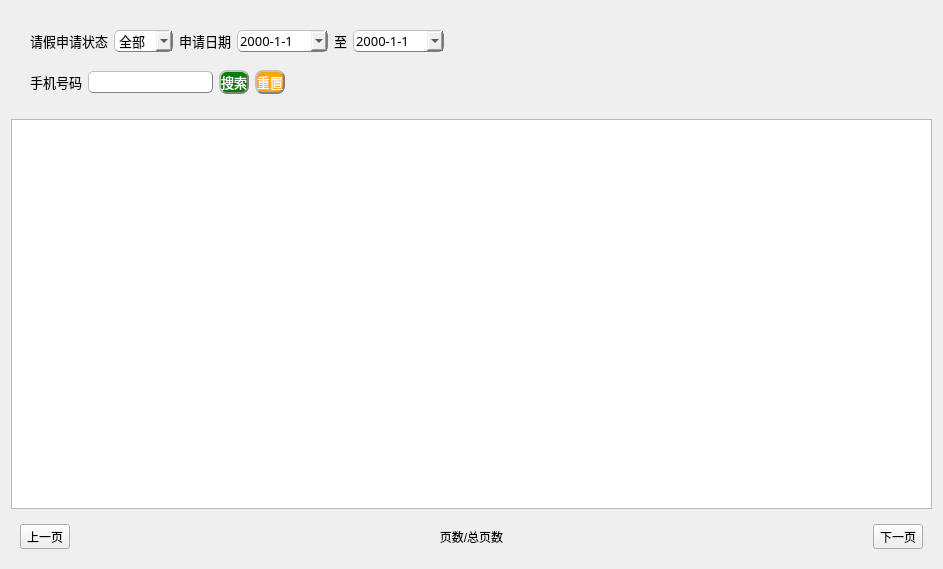
<?xml version="1.0" encoding="UTF-8"?>
<ui version="4.0">
 <class>Form</class>
 <widget class="QWidget" name="Form">
  <property name="geometry">
   <rect>
    <x>0</x>
    <y>0</y>
    <width>943</width>
    <height>569</height>
   </rect>
  </property>
  <property name="windowTitle">
   <string>Form</string>
  </property>
  <layout class="QGridLayout" name="gridLayout_3">
   <item row="0" column="0">
    <layout class="QVBoxLayout" name="verticalLayout">
     <property name="spacing">
      <number>0</number>
     </property>
     <property name="leftMargin">
      <number>10</number>
     </property>
     <property name="topMargin">
      <number>10</number>
     </property>
     <property name="rightMargin">
      <number>10</number>
     </property>
     <property name="bottomMargin">
      <number>10</number>
     </property>
     <item>
      <widget class="QWidget" name="widget" native="true">
       <property name="sizePolicy">
        <sizepolicy hsizetype="Fixed" vsizetype="Fixed">
         <horstretch>0</horstretch>
         <verstretch>0</verstretch>
        </sizepolicy>
       </property>
       <property name="font">
        <font>
         <family>黑体</family>
         <pointsize>10</pointsize>
        </font>
       </property>
       <layout class="QGridLayout" name="gridLayout">
        <item row="3" column="2">
         <widget class="QLabel" name="label_2">
          <property name="sizePolicy">
           <sizepolicy hsizetype="Fixed" vsizetype="Fixed">
            <horstretch>0</horstretch>
            <verstretch>0</verstretch>
           </sizepolicy>
          </property>
          <property name="text">
           <string>请假申请状态</string>
          </property>
         </widget>
        </item>
        <item row="3" column="4">
         <widget class="QLabel" name="label_3">
          <property name="font">
           <font>
            <family>黑体</family>
            <pointsize>10</pointsize>
           </font>
          </property>
          <property name="text">
           <string>申请日期</string>
          </property>
         </widget>
        </item>
        <item row="3" column="5">
         <widget class="QDateEdit" name="startdate">
          <property name="font">
           <font>
            <family>黑体</family>
            <pointsize>10</pointsize>
           </font>
          </property>
          <property name="styleSheet">
           <string notr="true">QDateEdit{
	border-radius:5px;
	border:1px groove gray;	
	border-style:outset;
}</string>
          </property>
          <property name="minimumDateTime">
           <datetime>
            <hour>0</hour>
            <minute>0</minute>
            <second>0</second>
            <year>1752</year>
            <month>9</month>
            <day>14</day>
           </datetime>
          </property>
          <property name="displayFormat">
           <string>yyyy-M-d</string>
          </property>
          <property name="calendarPopup">
           <bool>true</bool>
          </property>
         </widget>
        </item>
        <item row="3" column="6">
         <widget class="QLabel" name="label_5">
          <property name="text">
           <string>至</string>
          </property>
         </widget>
        </item>
        <item row="3" column="7">
         <widget class="QDateEdit" name="enddate">
          <property name="font">
           <font>
            <family>黑体</family>
            <pointsize>10</pointsize>
           </font>
          </property>
          <property name="styleSheet">
           <string notr="true">QDateEdit{
	border-radius:5px;
	border:1px groove gray;	
	border-style:outset;
}</string>
          </property>
          <property name="accelerated">
           <bool>false</bool>
          </property>
          <property name="displayFormat">
           <string>yyyy-M-d</string>
          </property>
          <property name="calendarPopup">
           <bool>true</bool>
          </property>
          <property name="currentSectionIndex">
           <number>0</number>
          </property>
         </widget>
        </item>
        <item row="3" column="3">
         <widget class="QComboBox" name="comboBox">
          <property name="sizePolicy">
           <sizepolicy hsizetype="Fixed" vsizetype="Fixed">
            <horstretch>0</horstretch>
            <verstretch>0</verstretch>
           </sizepolicy>
          </property>
          <property name="styleSheet">
           <string notr="true">QComboBox{
	border-radius:5px;
	border:1px groove gray;	
	border-style:outset;
}</string>
          </property>
          <item>
           <property name="text">
            <string>全部</string>
           </property>
          </item>
          <item>
           <property name="text">
            <string>未处理</string>
           </property>
          </item>
          <item>
           <property name="text">
            <string>已同意</string>
           </property>
          </item>
          <item>
           <property name="text">
            <string>已拒绝</string>
           </property>
          </item>
         </widget>
        </item>
       </layout>
      </widget>
     </item>
     <item alignment="Qt::AlignLeft">
      <widget class="QWidget" name="widget_2" native="true">
       <property name="sizePolicy">
        <sizepolicy hsizetype="Fixed" vsizetype="Fixed">
         <horstretch>0</horstretch>
         <verstretch>0</verstretch>
        </sizepolicy>
       </property>
       <property name="font">
        <font>
         <family>黑体</family>
         <pointsize>10</pointsize>
        </font>
       </property>
       <layout class="QGridLayout" name="gridLayout_2">
        <item row="0" column="0">
         <widget class="QLabel" name="label">
          <property name="sizePolicy">
           <sizepolicy hsizetype="Fixed" vsizetype="Fixed">
            <horstretch>0</horstretch>
            <verstretch>0</verstretch>
           </sizepolicy>
          </property>
          <property name="text">
           <string>手机号码</string>
          </property>
         </widget>
        </item>
        <item row="0" column="1">
         <widget class="QLineEdit" name="lineEdit">
          <property name="sizePolicy">
           <sizepolicy hsizetype="Fixed" vsizetype="Fixed">
            <horstretch>0</horstretch>
            <verstretch>0</verstretch>
           </sizepolicy>
          </property>
          <property name="font">
           <font>
            <family>黑体</family>
            <pointsize>10</pointsize>
           </font>
          </property>
          <property name="styleSheet">
           <string notr="true">QLineEdit{
	border-radius:5px;
	border:1px groove gray;	
	border-style:outset;
}</string>
          </property>
         </widget>
        </item>
        <item row="0" column="2">
         <widget class="QPushButton" name="pushButton">
          <property name="font">
           <font>
            <family>黑体</family>
            <pointsize>10</pointsize>
           </font>
          </property>
          <property name="styleSheet">
           <string notr="true">QPushButton{
	background-color:green;
	color:white;
	border-radius:8px;
	border:2px groove gray;
	border-style:outset;
}</string>
          </property>
          <property name="text">
           <string>搜索</string>
          </property>
          <property name="checkable">
           <bool>true</bool>
          </property>
         </widget>
        </item>
        <item row="0" column="3">
         <widget class="QPushButton" name="pushButton_2">
          <property name="font">
           <font>
            <family>黑体</family>
            <pointsize>10</pointsize>
           </font>
          </property>
          <property name="styleSheet">
           <string notr="true">QPushButton{
	background-color:orange;
	color:white;
	border-radius:8px;
	border:2px groove gray;
	border-style:outset;
}</string>
          </property>
          <property name="text">
           <string>重置</string>
          </property>
          <property name="checkable">
           <bool>true</bool>
          </property>
         </widget>
        </item>
       </layout>
      </widget>
     </item>
    </layout>
   </item>
   <item row="1" column="0">
    <widget class="QTableView" name="tableView"/>
   </item>
   <item row="2" column="0">
    <widget class="QWidget" name="widget_3" native="true">
     <property name="layoutDirection">
      <enum>Qt::LeftToRight</enum>
     </property>
     <layout class="QGridLayout" name="gridLayout_4">
      <item row="0" column="0">
       <widget class="QToolButton" name="toolButton_2">
        <property name="text">
         <string>上一页</string>
        </property>
       </widget>
      </item>
      <item row="0" column="1">
       <widget class="QLabel" name="label_4">
        <property name="layoutDirection">
         <enum>Qt::LeftToRight</enum>
        </property>
        <property name="text">
         <string>页数/总页数</string>
        </property>
        <property name="scaledContents">
         <bool>false</bool>
        </property>
        <property name="alignment">
         <set>Qt::AlignCenter</set>
        </property>
       </widget>
      </item>
      <item row="0" column="2">
       <widget class="QToolButton" name="toolButton">
        <property name="text">
         <string>下一页</string>
        </property>
       </widget>
      </item>
     </layout>
    </widget>
   </item>
  </layout>
 </widget>
 <resources/>
 <connections>
  <connection>
   <sender>startdate</sender>
   <signal>dateChanged(QDate)</signal>
   <receiver>enddate</receiver>
   <slot>setDate(QDate)</slot>
   <hints>
    <hint type="sourcelabel">
     <x>201</x>
     <y>77</y>
    </hint>
    <hint type="destinationlabel">
     <x>347</x>
     <y>77</y>
    </hint>
   </hints>
  </connection>
 </connections>
</ui>
